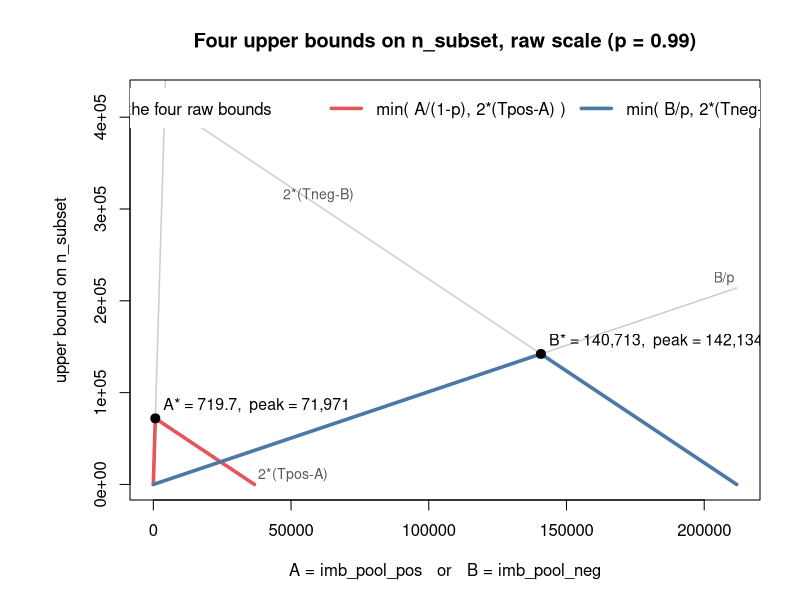

Write the R code that produced this figure.
## ---- chunk 1
#| include: false
options(width = 120)
## ---- chunk 2
library(data.table)

compute_target_counts <- function(p_neg, Tpos, Tneg){
  p_small <- ifelse(p_neg<0.5, p_neg, 1-p_neg)
  n_small = as.integer(pmin(
    2*Tpos*p_small/(3*(1-p_neg)+p_neg),
    2*Tneg*p_small/(1+2*p_neg)
  ))
  data.table(p_neg)[, let(
    n_pos = ifelse(
      p_neg<0.5,
      n_small*(1-p_neg)/p_neg,
      n_small),
    n_neg = ifelse(
      p_neg<0.5,
      n_small,
      n_small*p_neg/(1-p_neg))
  )][
  , n_imb := n_pos+n_neg
  ][
  , N_pos := n_imb/2
  ][
  , N_neg := n_imb-N_pos
  ][, let(
    pos=n_pos+N_pos,
    neg=n_neg+N_neg
  )][
  , check_prop := n_neg/n_imb
  ][]
}
compute_target_counts(c(0.1, 0.5, 0.9), Tpos = 1000, Tneg = 1000)
## ---- chunk 3
compute_target_counts_v2 <- function(p_neg, Tpos, Tneg, with_group = FALSE,
                                     imb_pool_pos = NULL, imb_pool_neg = NULL,
                                     bal_pool_pos = NULL, bal_pool_neg = NULL) {
  if (with_group) {
    pools <- list(
      imb_pool_pos = imb_pool_pos, imb_pool_neg = imb_pool_neg,
      bal_pool_pos = bal_pool_pos, bal_pool_neg = bal_pool_neg
    )
    miss <- names(pools)[vapply(pools, is.null, logical(1))]
    if (length(miss)) {
      stop("with_group = TRUE requires: ", paste(miss, collapse = ", "))
    }
    n_subset <- as.integer(pmin(imb_pool_pos / (1 - p_neg), imb_pool_neg / p_neg, bal_pool_pos / 0.5, bal_pool_neg / 0.5))
    .n_neg = as.integer(n_subset * p_neg)
    dt <- data.table(p_neg)[, `:=`(
      n_pos = n_subset - .n_neg,
      n_neg = .n_neg
    )]
  } else {
    p_small <- ifelse(p_neg < 0.5, p_neg, 1 - p_neg)
    n_small <- as.integer(pmin(
      2 * Tpos * p_small / (3 * (1 - p_neg) + p_neg),
      2 * Tneg * p_small / (1 + 2 * p_neg)
    ))
    dt <- data.table(p_neg)[, `:=`(
      n_pos = ifelse(p_neg < 0.5, round(n_small * (1 - p_neg) / p_neg), n_small),
      n_neg = ifelse(p_neg < 0.5, n_small, round(n_small * p_neg / (1 - p_neg)))
    )]
  }
  dt[, n_imb := n_pos + n_neg][, N_pos := n_imb %/% 2L][, N_neg := n_imb - N_pos][, `:=`(pos = n_pos + N_pos, neg = n_neg + N_neg)][, check_prop := n_neg / n_imb][]
}

## with_group = FALSE reproduces compute_target_counts exactly
compute_target_counts_v2(c(0.1, 0.5, 0.9), Tpos = 1000, Tneg = 1000)

## with_group = TRUE takes the four pool sizes directly
compute_target_counts_v2(0.99, with_group = TRUE,
                          imb_pool_pos = 3, imb_pool_neg = 12,
                          bal_pool_pos = 3, bal_pool_neg = 12)
## ---- chunk 4
splits <- data.table(
  mask     = c("BBBB","IBBB","BIBB","IIBB","BBIB","IBIB","BIIB","IIIB",
               "BBBI","IBBI","BIBI","IIBI","BBII","IBII","BIII","IIII"),
  imb_pos  = c(0,2,1,3,0,2,1,3,0,2,1,3,0,2,1,3),
  imb_neg  = c(0,8,0,8,1,9,1,9,3,11,3,11,4,12,4,12),
  bal_pos  = c(3,1,2,0,3,1,2,0,3,1,2,0,3,1,2,0),
  bal_neg  = c(12,4,12,4,11,3,11,3,9,1,9,1,8,0,8,0)
)
splits[, ok := imb_pos > 0 & imb_neg > 0 & bal_pos > 0 & bal_neg > 0]
splits
splits[, sum(ok)]
## ---- chunk 5
feasible <- function(n_mixed, n_pos_only, n_neg_only) n_mixed + min(n_pos_only, n_neg_only) >= 2L

stopifnot( feasible(2,0,0),  feasible(1,1,1),  feasible(0,2,2), feasible(0,5,2))
stopifnot(!feasible(1,0,0), !feasible(0,3,1), !feasible(0,0,0), !feasible(1,2,0))
cat("PASS\n")
## ---- chunk 6
feasible_bruteforce <- function(n_mixed, n_pos_only, n_neg_only) {
  n_total <- n_mixed + n_pos_only + n_neg_only
  if (n_total == 0L) return(FALSE)

  is_pos_source <- c(rep(TRUE,  n_mixed), rep(TRUE,  n_pos_only), rep(FALSE, n_neg_only))
  is_neg_source <- c(rep(TRUE,  n_mixed), rep(FALSE, n_pos_only), rep(TRUE,  n_neg_only))

  for (m in 0:(2^n_total - 1)) {
    to_imb <- as.logical(bitwAnd(m, 2^(seq_len(n_total) - 1)))
    imb_ok <- any(is_pos_source[ to_imb]) && any(is_neg_source[ to_imb])
    bal_ok <- any(is_pos_source[!to_imb]) && any(is_neg_source[!to_imb])
    if (imb_ok && bal_ok) return(TRUE)
  }
  FALSE
}

grid <- CJ(n_mixed = 0:3, n_pos_only = 0:3, n_neg_only = 0:3)
grid[, closed_form := mapply(feasible, n_mixed, n_pos_only, n_neg_only)]
grid[, brute_force  := mapply(feasible_bruteforce, n_mixed, n_pos_only, n_neg_only)]
stopifnot(identical(grid$closed_form, grid$brute_force))
cat("PASS: closed form matches brute force on all", nrow(grid), "combinations\n")
## ---- chunk 7
## The official safe way to write ?sample.
## Gotcha: when length(x) == 1 and x is a numeric value >= 1, sample(x) silently
## switches to sampling from 1:x. Our group ids happen to be integers, and hitting
## a single-group case would trip this silently, with no error.
resample <- function(x, ...) x[sample.int(length(x), ...)]

## Take / drop the first n elements.
## Gotcha: when n = 0, x[-seq_len(0)] is empty, not "remove nothing"; 1:0 counts
## backwards to c(1, 0). So n <= 0 must be special-cased, and sequences always use
## seq_len, never 1:n.
take_first <- function(x, n) if (n <= 0L) x[0] else x[seq_len(min(n, length(x)))]
drop_first <- function(x, n) if (n <= 0L) x    else x[-seq_len(min(n, length(x)))]

x <- letters[1:5]
stopifnot(identical(take_first(x, 0L), character(0)),
          identical(take_first(x, 2L), c("a","b")),
          identical(take_first(x, 10L), x))

stopifnot(identical(drop_first(x, 0L), x),
          identical(drop_first(x, 1L), c("b","c","d","e")),
          identical(drop_first(x, 10L), character(0)))

set.seed(1); stopifnot(length(resample(7L)) == 1L)   # does not trigger the magic-scalar behavior
stopifnot(length(resample(integer(0))) == 0L)
stopifnot(inherits(tryCatch(resample(integer(0), 1), error = function(e) e), "error"))
cat("PASS\n")
## ---- chunk 8
make_seeds <- function(mixed, pos_only, neg_only){
    if(!feasible(length(mixed), length(pos_only), length(neg_only))) stop("impossible to make two seeds!")
    mixed <- resample(mixed); pos_only <- resample(pos_only); neg_only <- resample(neg_only)
    take_mixed_num <- min(2L, length(mixed))   # prefer mixed, at most 2
    take_pair_num <- 2L - take_mixed_num       # make up any shortfall with pairs
    seeds <- c(as.list(take_first(mixed, take_mixed_num)),
      unname(Map(c, take_first(pos_only, take_pair_num), take_first(neg_only, take_pair_num))))
    list(seeds = seeds,
         rest=list(mixed=drop_first(mixed, take_mixed_num),
                   pos_only=drop_first(pos_only, take_pair_num),
                   neg_only=drop_first(neg_only, take_pair_num)))
}

set.seed(1)
r <- make_seeds(c("m1","m2","m3"), c("p1"), c("n1"))
stopifnot(is.list(r), setequal(names(r), c("seeds","rest")))
stopifnot(length(r$seeds) == 2L)
stopifnot(setequal(names(r$rest), c("mixed","pos_only","neg_only")))
## picked + leftover must equal the original input, exactly
all_used <- c(unlist(r$seeds), unlist(r$rest))
stopifnot(setequal(all_used, c("m1","m2","m3","p1","n1")))
stopifnot(length(all_used) == 5L)
cat("PASS\n")
## ---- chunk 9
distribute_groups <- function(mixed_ids, pos_only_ids, neg_only_ids) {
    res <- make_seeds(mixed_ids, pos_only_ids, neg_only_ids)
    group_ids <- list(integer(0), integer(0))   # [[1]] imbalanced, [[2]] balanced

    # the two seeds randomly decide who goes where: draw 1 -> seed 1 goes to imbalanced, else the reverse
    sampled_idx_seed <- sample.int(2, 1)
    group_ids <- lapply(1:2, function(x) c(group_ids[[x]], res$seeds[[if (x == 1) sampled_idx_seed else 3 - sampled_idx_seed]]))

    # the remaining groups each independently flip a coin
    res_all <- c(res$rest$mixed, res$rest$pos_only, res$rest$neg_only)
    sampled_idx <- sample.int(2, length(res_all), replace = TRUE)
    group_ids <- lapply(1:2, function(x) c(group_ids[[x]], res_all[which(sampled_idx == x)]))

    list(imb_group_ids=group_ids[[1]], bal_group_ids=group_ids[[2]])
}

## a self-contained smoke test with toy ids
set.seed(42)
a <- distribute_groups(c("m1","m2","m3"), c("p1","p2"), c("n1","n2"))
str(a)
stopifnot(setequal(c(a$imb_group_ids, a$bal_group_ids), c("m1","m2","m3","p1","p2","n1","n2")))
cat("PASS\n")
## ---- chunk 10
pool_sizes <- function(gt, assign, group_col = "patient_id") {
  gt <- copy(gt)   # := has reference semantics -- without copy(), we'd permanently
                    # write a `subset` column into the caller's gt
  gt[, subset := fifelse(get(group_col) %in% assign$imb_group_ids, "imb",
                 fifelse(get(group_col) %in% assign$bal_group_ids, "bal", "none"))][
    , .(pool_pos = sum(n_pos), pool_neg = sum(n_neg)), by = subset]
}

gt_toy <- data.table(patient_id = c("a","b","c","d"),
                     n = c(3,2,5,1), n_pos = c(1,0,5,1), n_neg = c(2,2,0,0))
assign_toy <- list(imb_group_ids = c("a","c"), bal_group_ids = c("b","d"))

r <- pool_sizes(gt_toy, assign_toy)
print(r)
stopifnot(
  r[subset=="imb", pool_pos] == 6,   # a(1) + c(5)
  r[subset=="imb", pool_neg] == 2,   # a(2) + c(0)
  r[subset=="bal", pool_pos] == 1,   # b(0) + d(1)
  r[subset=="bal", pool_neg] == 2    # b(2) + d(0)
)
cat("PASS\n")
## ---- chunk 11
## 3.8 setup: temporarily ignore group constraints; plot the four upper bounds
## on one figure to see where the bottleneck is.
## A = imb_pool_pos in [0, Tpos];  C = Tpos - A
## B = imb_pool_neg in [0, Tneg];  D = Tneg - B
## n_subset = min( A/(1-p),  B/p,  2*(Tpos-A),  2*(Tneg-B) )
## Only the two "min" curves are coloured; the four raw bounds are drawn faint.
## Pure analytic demo -- no dependency on any earlier data or function, can run alone.

Tpos <- 36705; Tneg <- 211780; P <- 0.99
FAINT <- adjustcolor("grey30", alpha.f = 0.28)
RED <- "#E45756"; BLUE <- "#4C78A8"

A <- seq(0, Tpos, length.out = 3000)
B <- seq(0, Tneg, length.out = 3000)

Astar <- 2 * Tpos * (1 - P) / (3 - 2 * P);  peakA <- Astar / (1 - P)
Bstar <- 2 * Tneg * P / (1 + 2 * P);        peakB <- Bstar / P

par(mar = c(5, 6.5, 4, 2))
plot(NA, xlim = c(0, Tneg), ylim = c(0, 2 * Tneg),
     xlab = "A = imb_pool_pos   or   B = imb_pool_neg",
     ylab = "upper bound on n_subset",
     main = "Four upper bounds on n_subset, raw scale (p = 0.99)")

## the four raw bounds, faint
lines(A, A / (1 - P),    col = FAINT, lwd = 1.5)
lines(A, 2 * (Tpos - A), col = FAINT, lwd = 1.5)
lines(B, B / P,          col = FAINT, lwd = 1.5)
lines(B, 2 * (Tneg - B), col = FAINT, lwd = 1.5)

## the two min curves, coloured
lines(A, pmin(A / (1 - P), 2 * (Tpos - A)), col = RED,  lwd = 3.5)
lines(B, pmin(B / P,       2 * (Tneg - B)), col = BLUE, lwd = 3.5)

## intersections
points(Astar, peakA, pch = 19, cex = 1.2)
text(Astar, peakA, sprintf("  A* = %.1f,  peak = %s", Astar, format(round(peakA), big.mark = ",")),
     adj = c(0, -0.7), cex = 0.95)
points(Bstar, peakB, pch = 19, cex = 1.2)
text(Bstar, peakB, sprintf("  B* = %s,  peak = %s",
     format(round(Bstar), big.mark = ","), format(round(peakB), big.mark = ",")),
     adj = c(0, -0.7), cex = 0.95)

## label the faint lines
text(2 * Tneg * (1 - P), 2 * Tneg, "A/(1-p)",  col = "grey35", cex = 0.85, adj = c(-0.15, 1.4))
text(Tpos, 0,            "2*(Tpos-A)",         col = "grey35", cex = 0.85, adj = c(-0.05, -0.5))
text(Tneg, Tneg / P,     "B/p",                col = "grey35", cex = 0.85, adj = c(1.1, -0.5))
text(60000, 2 * (Tneg - 60000), "2*(Tneg-B)",  col = "grey35", cex = 0.85, adj = c(0.5, -0.6))

legend("top", horiz = TRUE, lwd = c(1.5, 3.5, 3.5), col = c(FAINT, RED, BLUE),
       bg = "white", box.col = NA, inset = 0.02,
       legend = c("the four raw bounds",
                  "min( A/(1-p), 2*(Tpos-A) )",
                  "min( B/p, 2*(Tneg-B) )"))
## ---- chunk 12
sessionInfo()
